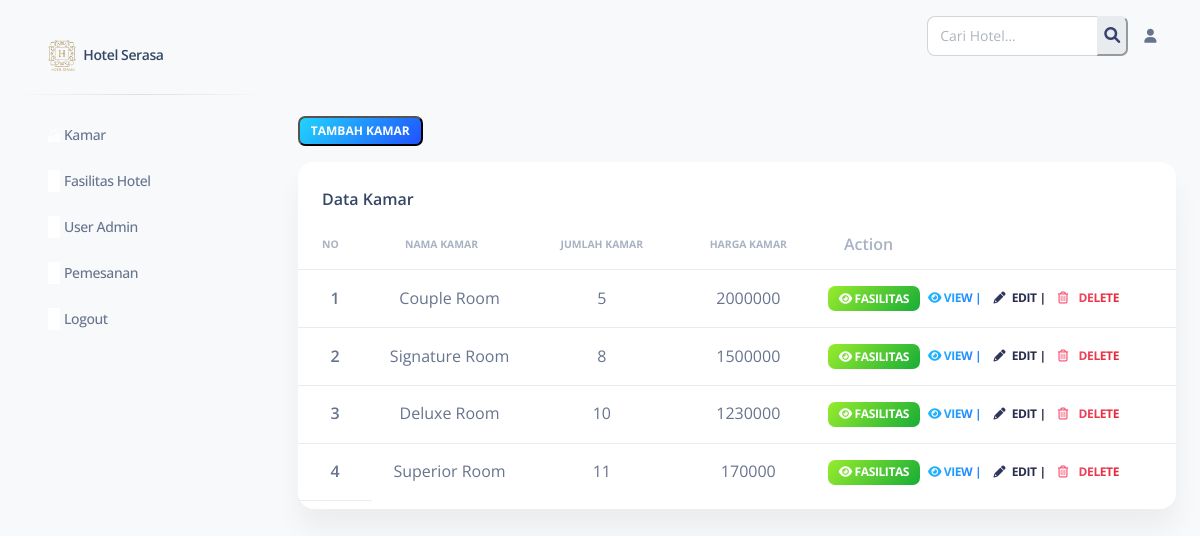
The page /pages/kamar.php on the database its author committed.
### tables this page shows
CREATE TABLE `kamar_hotel` (
  `id_kamar` int(11) NOT NULL,
  `nama_kamar` varchar(100) NOT NULL,
  `foto_kamar` varchar(255) NOT NULL,
  `jumlah_kamar` int(11) NOT NULL,
  `harga_kamar` int(11) NOT NULL,
  `deskripsi_kamar` text NOT NULL
);

### pages/kamar.php (the view, shortened to what this page needs)
<?php
include "../config/config.hotel.php";
?>
<!DOCTYPE html>
<html lang="en">
<head>
  <?php require_once "head-hotel.php"; ?>
</head>
<body class="g-sidenav-show  bg-gray-100">
  <?php
  require_once "navbar_admin.php";
  ?>
  <main class="main-content position-relative max-height-vh-100 h-100 mt-1 border-radius-lg ">
    <?php
    require_once "atas_admin.php";
    ?>
    <div class="container-fluid py-4">
      <div class="row">
        <div class="container-fluid py-4">
          <div class="">
            <button class="badge badge-sm bg-gradient-info mb-3" data-bs-target="#mymodal" data-bs-toggle="modal">Tambah Kamar</button>
          </div>
          <div class="row">
            <div class="col-12">
              <div class="card mb-4">
                <div class="card-header pb-0">
                  <h6>Data Kamar</h6>
                </div>
                <div class="card-body px-0 pt-0 pb-2">
                  <div class="table-responsive p-0">
                    <table class="table align-items-center mb-0">
                      <?php
                      $no = 1;
                      if (isset($_POST['cari'])) {
                        $cari = $_POST['cari'];
                        $query = mysqli_query($conn, "select * from kamar_hotel where nama_kamar like '%" . $cari . "%'");
                      } else {
                        $query = mysqli_query($conn, "select * from kamar_hotel");
                      }
                      ?>
                      <thead>
                        <tr>
                          <th class="text-uppercase text-secondary text-xxs font-weight-bolder opacity-7">No</th>
                          <th class="text-uppercase text-secondary text-center text-xxs font-weight-bolder opacity-7 ps-2">Nama Kamar</th>
                          <th class="text-center text-uppercase text-secondary text-xxs font-weight-bolder opacity-7">Jumlah Kamar</th>
                          <th class="text-center text-uppercase text-secondary text-xxs font-weight-bolder opacity-7">Harga Kamar</th>
                          <th class="text-secondary opacity-7">Action</th>
                        </tr>
                      </thead>
                      <tbody>
                        <?php
                        while ($data = mysqli_fetch_array($query)) {
                        ?>
                          <tr>
                            <th class="text-center"><?= $no++; ?></th>
                            <td class="text-center"><?= $data['nama_kamar']; ?></td>
                            <td class="text-center"><?= $data['jumlah_kamar']; ?></td>
                            <td class="text-center"><?= $data['harga_kamar']; ?></td>
                            <td class="align-middle">
                              <a href="fasilitas-kamar.php?id=<?= $data['id_kamar']; ?>" id='m-view' class="badge badge-sm bg-gradient-success"><i class="fas fa-eye"></i>
                                fasilitas
                              </a>
                              <a href="viewkamar.php?id=<?= $data['id_kamar']; ?>" id='m-view' class="btn btn-link text-info text-gradient px-1 mb-0"><i class="fas fa-eye"></i>
                                View |
                              </a>
                              <a href="editkamar.php?id=<?= $data['id_kamar']; ?>" id='m-edit' class="btn btn-link text-dark text-gradient px-1 mb-0"><i class="fas fa-pencil-alt text-dark me-1" aria-hidden="true"></i>
                                Edit |
                              </a>
                              <a href="../controller/admin/deletekamarController.php?id=<?php echo $data['id_kamar']; ?>" class="btn btn-link text-danger text-gradient px-1 mb-0" id="delete"><i class="far fa-trash-alt me-2"></i>
                                Delete
                              </a>
                            </td>
                          </tr>
                        <?php
                        }
                        ?>
                      </tbody>
                    </table>
                  </div>
                </div>
              </div>
            </div>
          </div>
        </div>
      </div>
    </div>
  </main>
  <link rel="stylesheet" href="https://cdnjs.cloudflare.com/ajax/libs/font-awesome/6.0.0-beta3/css/all.min.css" />
</body>
</html>

### pages/head-hotel.php (shortened to what this page needs)
<link href="../assets/css/nucleo-icons.css" rel="stylesheet" />
<link href="../assets/css/nucleo-svg.css" rel="stylesheet" />
<link href="../assets/css/nucleo-svg.css" rel="stylesheet" />
<link id="pagestyle" href="../assets/css/soft-ui-dashboard.css?v=1.0.3" rel="stylesheet" />
<link href="/assets/vendor/@fortawesome/fontawesome-free/css/all.min.css" rel="stylesheet">
<link rel="stylesheet" href="https://cdnjs.cloudflare.com/ajax/libs/sweetalert/1.1.3/sweetalert.min.css">

### pages/navbar_admin.php (shortened to what this page needs)
<aside class="sidenav navbar navbar-vertical navbar-expand-xs border-0 border-radius-xl my-3 fixed-start ms-3 " id="sidenav-main">
    <div class="sidenav-header">
        <a class="navbar-brand m-0" href="kamar.php">
            <img src="../halUser/img/logo-h.png" class="navbar-brand-img h-100" alt="main_logo">
            <span class="ms-1 font-weight-bold">Hotel Serasa</span>
        </a>
    </div>
    <hr class="horizontal dark mt-0">
    <div class="collapse navbar-collapse  w-auto  max-height-vh-100 h-100" id="sidenav-collapse-main">
        <ul class="navbar-nav">
            <li class="nav-item">
                <a class="nav-link  " href="../pages/kamar.php">
                    <div class=" text-center justify-content-center">
                    </div>
                    <span class="nav-link-text ms-1">Kamar</span>
                </a>
            </li>
            <li class="nav-item">
                <a class="nav-link  " href="../pages/fasilitas_hotel.php">
                    <div class="bg-white text-center justify-content-center">
                    </div>
                    <span class="nav-link-text ms-1">Fasilitas Hotel</span>
                </a>
            </li>
            <li class="nav-item">
                <a class="nav-link  " href="../pages/admin.php">
                    <div class="bg-white text-center justify-content-center">
                    </div>
                    <span class="nav-link-text ms-1">User Admin</span>
                </a>
            </li>
            <li class="nav-item">
                <a class="nav-link  " href="../pages/pesan.php">
                    <div class="bg-white text-center justify-content-center">
                    </div>
                    <span class="nav-link-text ms-1">Pemesanan</span>
                </a>
            </li>
            <li class="nav-item">
                <a class="nav-link  " href="../pages/logout.php">
                    <div class="bg-white text-center justify-content-center">
                    </div>
                    <span class="nav-link-text ms-1">Logout</span>
                </a>
            </li>
</aside>

### pages/atas_admin.php (shortened to what this page needs)
<nav class="navbar navbar-main navbar-expand-lg px-0 mx-4 shadow-none border-radius-xl" id="navbarBlur" navbar-scroll="true">
    <div class="container-fluid py-1 px-3">
        <div class="collapse navbar-collapse mt-sm-0 mt-2 me-md-0 me-sm-4" id="navbar">
            <div class="ms-md-auto pe-md-3 d-flex align-items-center">
                <form action="" method="post">
                    <div class="input-group">
                        <input type="text" class="form-control" name="cari" placeholder="Cari Hotel...">
                        <button class="btn-light" style="border-radius: 0 7px 7px 0;"><i class="fas fa-search" aria-hidden="true"></i></button>
                    </div>
                </form>
            </div>
            <ul class="navbar-nav  justify-content-end">
                <li class="nav-item d-flex align-items-center">
                    <a href="javascript:;" class="nav-link text-body font-weight-bold px-0">
                        <i class="fa fa-user me-sm-1"></i>
                    </a>
                </li>
            </ul>
        </div>
    </div>
</nav>

### rows shown on the page
kamar_hotel: nama_kamar "Couple Room", jumlah_kamar "5", harga_kamar "2000000"
kamar_hotel: nama_kamar "Signature Room", jumlah_kamar "8", harga_kamar "1500000"
kamar_hotel: nama_kamar "Deluxe Room", jumlah_kamar "10", harga_kamar "1230000"
kamar_hotel: nama_kamar "Superior Room", jumlah_kamar "11", harga_kamar "170000"
